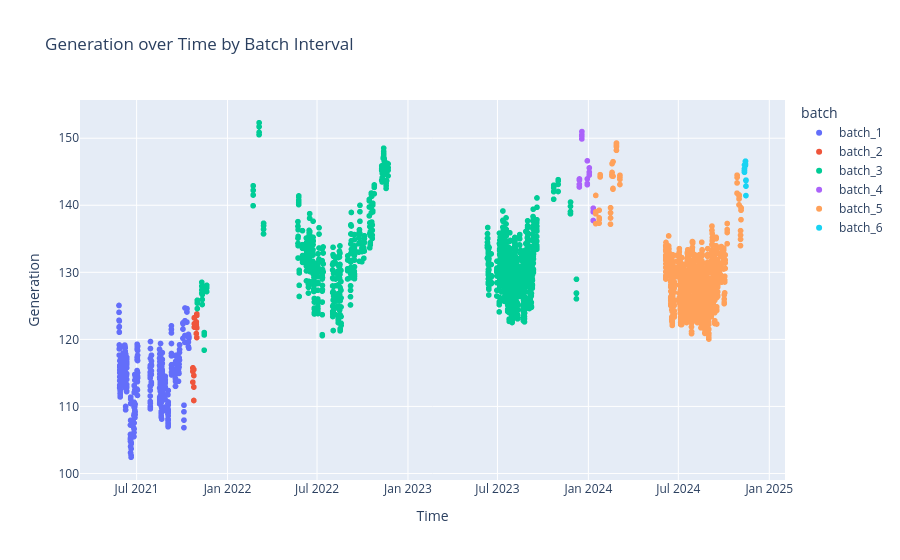
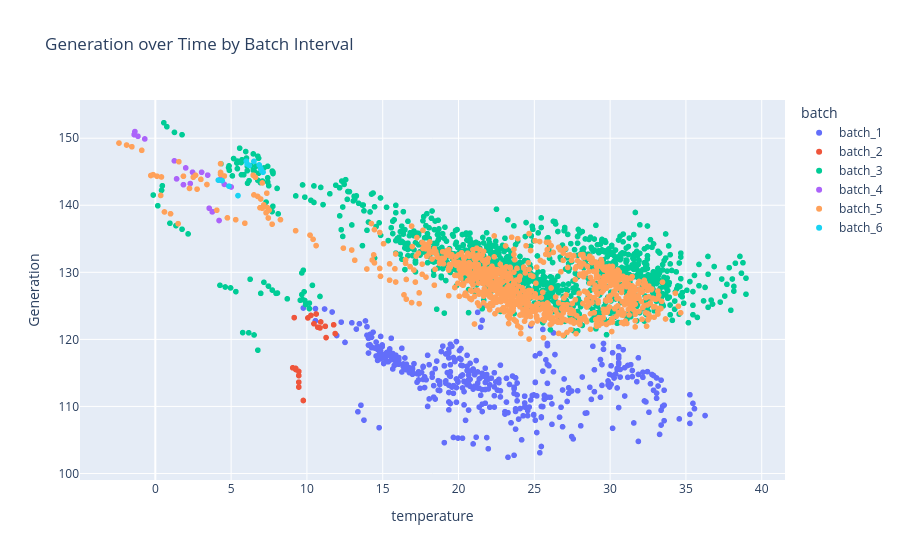

Notebook source saved alongside these figures, in order:
### Code cell
_='''
is_merged,i,error_min = merge_batches(batches, batch_models, filtered_df,errors, threshold=100)
print(len(errors))
print(error_min)
print(errors)
show(filtered_df,batches)'''

### Figure 1 — Plotly figure (JSON) as saved in the notebook; plotly's stock layout.template omitted (floating-point values rounded to 4 significant figures; data arrays with more than 128 entries replaced by an {"elided": "..."} marker saying what was removed)
{"data": [{"customdata": {"elided": "383x2 float values"}, "hovertemplate": "batch=batch_1<br>Time=%{x}<br>Generation=%{y}<br>temperature=%{customdata[0]}<br>interval_id=%{customdata[1]}<extra></extra>", "legendgroup": "batch_1", "marker": {"color": "#636efa", "symbol": "circle"}, "mode": "markers", "name": "batch_1", "showlegend": true, "type": "scattergl", "x": {"elided": "383 str values"}, "xaxis": "x", "y": {"elided": "383 float values"}, "yaxis": "y"}, {"customdata": [[9.463, 40.0], [9.463, 40.0], [9.263, 40.0], [9.063, 40.0], [9.763, 41.0], [9.463, 41.0], [9.463, 41.0], [9.263, 41.0], [10.71, 42.0], [10.46, 42.0], [10.06, 42.0], [9.163, 42.0], [11.86, 43.0], [11.76, 43.0], [11.21, 43.0], [10.91, 43.0], [11.26, 44.0], [10.86, 44.0], [10.26, 44.0], [10.61, 44.0]], "hovertemplate": "batch=batch_2<br>Time=%{x}<br>Generation=%{y}<br>temperature=%{customdata[0]}<br>interval_id=%{customdata[1]}<extra></extra>", "legendgroup": "batch_2", "marker": {"color": "#EF553B", "symbol": "circle"}, "mode": "markers", "name": "batch_2", "showlegend": true, "type": "scattergl", "x": ["2021-10-22 18:00:00", "2021-10-22 19:00:00", "2021-10-22 20:00:00", "2021-10-22 21:00:00", "2021-10-24 18:00:00", "2021-10-24 19:00:00", "2021-10-24 20:00:00", "2021-10-24 21:00:00", "2021-10-25 18:00:00", "2021-10-25 19:00:00", "2021-10-25 20:00:00", "2021-10-25 21:00:00", "2021-10-29 18:00:00", "2021-10-29 19:00:00", "2021-10-29 20:00:00", "2021-10-29 21:00:00", "2021-10-30 18:00:00", "2021-10-30 19:00:00", "2021-10-30 20:00:00", "2021-10-30 21:00:00"], "xaxis": "x", "y": [113.6, 115.2, 115.7, 115.8, 110.9, 112.9, 114.6, 115.5, 121.8, 122.3, 123.2, 123.2, 120.9, 122.2, 121.9, 122.6, 120.3, 121.7, 123.6, 123.8], "yaxis": "y"}, {"customdata": {"elided": "1176x2 float values"}, "hovertemplate": "batch=batch_3<br>Time=%{x}<br>Generation=%{y}<br>temperature=%{customdata[0]}<br>interval_id=%{customdata[1]}<extra></extra>", "legendgroup": "batch_3", "marker": {"color": "#00cc96", "symbol": "circle"}, "mode": "markers", "name": "batch_3", "showlegend": true, "type": "scattergl", "x": {"elided": "1176 str values"}, "xaxis": "x", "y": {"elided": "1176 float values"}, "yaxis": "y"}, {"customdata": [[5.005, 170.0], [4.554, 170.0], [4.304, 170.0], [4.304, 170.0], [-0.6955, 171.0], [-1.146, 171.0], [-1.396, 171.0], [-1.345, 171.0], [2.304, 172.0], [1.854, 172.0], [1.405, 172.0], [1.254, 172.0], [3.454, 173.0], [3.054, 173.0], [2.454, 173.0], [2.005, 173.0], [4.205, 174.0], [3.755, 174.0], [3.755, 174.0], [3.554, 174.0]], "hovertemplate": "batch=batch_4<br>Time=%{x}<br>Generation=%{y}<br>temperature=%{customdata[0]}<br>interval_id=%{customdata[1]}<extra></extra>", "legendgroup": "batch_4", "marker": {"color": "#ab63fa", "symbol": "circle"}, "mode": "markers", "name": "batch_4", "showlegend": true, "type": "scattergl", "x": ["2023-12-13 18:00:00", "2023-12-13 19:00:00", "2023-12-13 20:00:00", "2023-12-13 21:00:00", "2023-12-18 18:00:00", "2023-12-18 19:00:00", "2023-12-18 20:00:00", "2023-12-18 21:00:00", "2023-12-29 18:00:00", "2023-12-29 19:00:00", "2023-12-29 20:00:00", "2023-12-29 21:00:00", "2024-01-02 18:00:00", "2024-01-02 19:00:00", "2024-01-02 20:00:00", "2024-01-02 21:00:00", "2024-01-10 18:00:00", "2024-01-10 19:00:00", "2024-01-10 20:00:00", "2024-01-10 21:00:00"], "xaxis": "x", "y": [142.7, 143.1, 143.7, 143.9, 149.9, 150.3, 150.5, 151.0, 143.2, 143.1, 143.9, 146.6, 144.5, 144.9, 144.9, 145.6, 137.7, 139.0, 139.1, 139.6], "yaxis": "y"}, {"customdata": {"elided": "885x2 float values"}, "hovertemplate": "batch=batch_5<br>Time=%{x}<br>Generation=%{y}<br>temperature=%{customdata[0]}<br>interval_id=%{customdata[1]}<extra></extra>", "legendgroup": "batch_5", "marker": {"color": "#FFA15A", "symbol": "circle"}, "mode": "markers", "name": "batch_5", "showlegend": true, "type": "scattergl", "x": {"elided": "885 str values"}, "xaxis": "x", "y": {"elided": "885 float values"}, "yaxis": "y"}, {"customdata": [[7.105, 250.0], [7.005, 250.0], [6.955, 250.0], [6.855, 250.0], [6.205, 251.0], [6.054, 251.0], [6.005, 251.0], [6.505, 251.0], [5.455, 252.0], [4.855, 252.0], [4.404, 252.0], [4.154, 252.0]], "hovertemplate": "batch=batch_6<br>Time=%{x}<br>Generation=%{y}<br>temperature=%{customdata[0]}<br>interval_id=%{customdata[1]}<extra></extra>", "legendgroup": "batch_6", "marker": {"color": "#19d3f3", "symbol": "circle"}, "mode": "markers", "name": "batch_6", "showlegend": true, "type": "scattergl", "x": ["2024-11-11 18:00:00", "2024-11-11 19:00:00", "2024-11-11 20:00:00", "2024-11-11 21:00:00", "2024-11-13 18:00:00", "2024-11-13 19:00:00", "2024-11-13 20:00:00", "2024-11-13 21:00:00", "2024-11-14 18:00:00", "2024-11-14 19:00:00", "2024-11-14 20:00:00", "2024-11-14 21:00:00"], "xaxis": "x", "y": [144.9, 145.2, 145.5, 146.0, 145.9, 146.2, 146.6, 146.6, 141.4, 142.9, 143.7, 143.7], "yaxis": "y"}], "layout": {"legend": {"title": {"text": "batch"}, "tracegroupgap": 0}, "title": {"text": "Generation over Time by Batch Interval"}, "xaxis": {"anchor": "y", "domain": [0, 1], "title": {"text": "Time"}}, "yaxis": {"anchor": "x", "domain": [0, 1], "title": {"text": "Generation"}}}}

### Figure 2 — Plotly figure (JSON) as saved in the notebook; plotly's stock layout.template omitted (floating-point values rounded to 4 significant figures; data arrays with more than 128 entries replaced by an {"elided": "..."} marker saying what was removed)
{"data": [{"customdata": {"elided": "383x2 mixed values"}, "hovertemplate": "batch=batch_1<br>temperature=%{x}<br>Generation=%{y}<br>Time=%{customdata[0]}<br>interval_id=%{customdata[1]}<extra></extra>", "legendgroup": "batch_1", "marker": {"color": "#636efa", "symbol": "circle"}, "mode": "markers", "name": "batch_1", "showlegend": true, "type": "scattergl", "x": {"elided": "383 float values"}, "xaxis": "x", "y": {"elided": "383 float values"}, "yaxis": "y"}, {"customdata": [["2021-10-22 18:00:00", 40], ["2021-10-22 19:00:00", 40], ["2021-10-22 20:00:00", 40], ["2021-10-22 21:00:00", 40], ["2021-10-24 18:00:00", 41], ["2021-10-24 19:00:00", 41], ["2021-10-24 20:00:00", 41], ["2021-10-24 21:00:00", 41], ["2021-10-25 18:00:00", 42], ["2021-10-25 19:00:00", 42], ["2021-10-25 20:00:00", 42], ["2021-10-25 21:00:00", 42], ["2021-10-29 18:00:00", 43], ["2021-10-29 19:00:00", 43], ["2021-10-29 20:00:00", 43], ["2021-10-29 21:00:00", 43], ["2021-10-30 18:00:00", 44], ["2021-10-30 19:00:00", 44], ["2021-10-30 20:00:00", 44], ["2021-10-30 21:00:00", 44]], "hovertemplate": "batch=batch_2<br>temperature=%{x}<br>Generation=%{y}<br>Time=%{customdata[0]}<br>interval_id=%{customdata[1]}<extra></extra>", "legendgroup": "batch_2", "marker": {"color": "#EF553B", "symbol": "circle"}, "mode": "markers", "name": "batch_2", "showlegend": true, "type": "scattergl", "x": [9.463, 9.463, 9.263, 9.063, 9.763, 9.463, 9.463, 9.263, 10.71, 10.46, 10.06, 9.163, 11.86, 11.76, 11.21, 10.91, 11.26, 10.86, 10.26, 10.61], "xaxis": "x", "y": [113.6, 115.2, 115.7, 115.8, 110.9, 112.9, 114.6, 115.5, 121.8, 122.3, 123.2, 123.2, 120.9, 122.2, 121.9, 122.6, 120.3, 121.7, 123.6, 123.8], "yaxis": "y"}, {"customdata": {"elided": "1176x2 mixed values"}, "hovertemplate": "batch=batch_3<br>temperature=%{x}<br>Generation=%{y}<br>Time=%{customdata[0]}<br>interval_id=%{customdata[1]}<extra></extra>", "legendgroup": "batch_3", "marker": {"color": "#00cc96", "symbol": "circle"}, "mode": "markers", "name": "batch_3", "showlegend": true, "type": "scattergl", "x": {"elided": "1176 float values"}, "xaxis": "x", "y": {"elided": "1176 float values"}, "yaxis": "y"}, {"customdata": [["2023-12-13 18:00:00", 170], ["2023-12-13 19:00:00", 170], ["2023-12-13 20:00:00", 170], ["2023-12-13 21:00:00", 170], ["2023-12-18 18:00:00", 171], ["2023-12-18 19:00:00", 171], ["2023-12-18 20:00:00", 171], ["2023-12-18 21:00:00", 171], ["2023-12-29 18:00:00", 172], ["2023-12-29 19:00:00", 172], ["2023-12-29 20:00:00", 172], ["2023-12-29 21:00:00", 172], ["2024-01-02 18:00:00", 173], ["2024-01-02 19:00:00", 173], ["2024-01-02 20:00:00", 173], ["2024-01-02 21:00:00", 173], ["2024-01-10 18:00:00", 174], ["2024-01-10 19:00:00", 174], ["2024-01-10 20:00:00", 174], ["2024-01-10 21:00:00", 174]], "hovertemplate": "batch=batch_4<br>temperature=%{x}<br>Generation=%{y}<br>Time=%{customdata[0]}<br>interval_id=%{customdata[1]}<extra></extra>", "legendgroup": "batch_4", "marker": {"color": "#ab63fa", "symbol": "circle"}, "mode": "markers", "name": "batch_4", "showlegend": true, "type": "scattergl", "x": [5.005, 4.554, 4.304, 4.304, -0.6955, -1.146, -1.396, -1.345, 2.304, 1.854, 1.405, 1.254, 3.454, 3.054, 2.454, 2.005, 4.205, 3.755, 3.755, 3.554], "xaxis": "x", "y": [142.7, 143.1, 143.7, 143.9, 149.9, 150.3, 150.5, 151.0, 143.2, 143.1, 143.9, 146.6, 144.5, 144.9, 144.9, 145.6, 137.7, 139.0, 139.1, 139.6], "yaxis": "y"}, {"customdata": {"elided": "885x2 mixed values"}, "hovertemplate": "batch=batch_5<br>temperature=%{x}<br>Generation=%{y}<br>Time=%{customdata[0]}<br>interval_id=%{customdata[1]}<extra></extra>", "legendgroup": "batch_5", "marker": {"color": "#FFA15A", "symbol": "circle"}, "mode": "markers", "name": "batch_5", "showlegend": true, "type": "scattergl", "x": {"elided": "885 float values"}, "xaxis": "x", "y": {"elided": "885 float values"}, "yaxis": "y"}, {"customdata": [["2024-11-11 18:00:00", 250], ["2024-11-11 19:00:00", 250], ["2024-11-11 20:00:00", 250], ["2024-11-11 21:00:00", 250], ["2024-11-13 18:00:00", 251], ["2024-11-13 19:00:00", 251], ["2024-11-13 20:00:00", 251], ["2024-11-13 21:00:00", 251], ["2024-11-14 18:00:00", 252], ["2024-11-14 19:00:00", 252], ["2024-11-14 20:00:00", 252], ["2024-11-14 21:00:00", 252]], "hovertemplate": "batch=batch_6<br>temperature=%{x}<br>Generation=%{y}<br>Time=%{customdata[0]}<br>interval_id=%{customdata[1]}<extra></extra>", "legendgroup": "batch_6", "marker": {"color": "#19d3f3", "symbol": "circle"}, "mode": "markers", "name": "batch_6", "showlegend": true, "type": "scattergl", "x": [7.105, 7.005, 6.955, 6.855, 6.205, 6.054, 6.005, 6.505, 5.455, 4.855, 4.404, 4.154], "xaxis": "x", "y": [144.9, 145.2, 145.5, 146.0, 145.9, 146.2, 146.6, 146.6, 141.4, 142.9, 143.7, 143.7], "yaxis": "y"}], "layout": {"legend": {"title": {"text": "batch"}, "tracegroupgap": 0}, "title": {"text": "Generation over Time by Batch Interval"}, "xaxis": {"anchor": "y", "domain": [0, 1], "title": {"text": "temperature"}}, "yaxis": {"anchor": "x", "domain": [0, 1], "title": {"text": "Generation"}}}}
